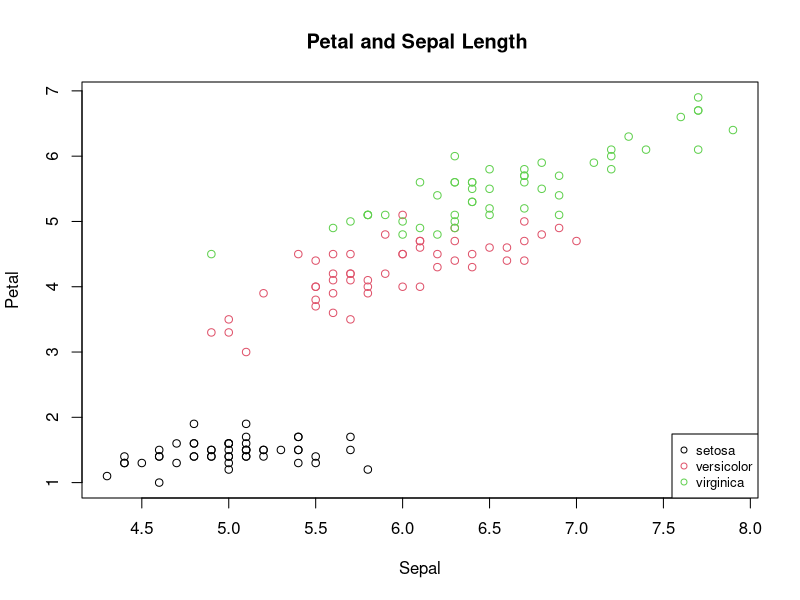
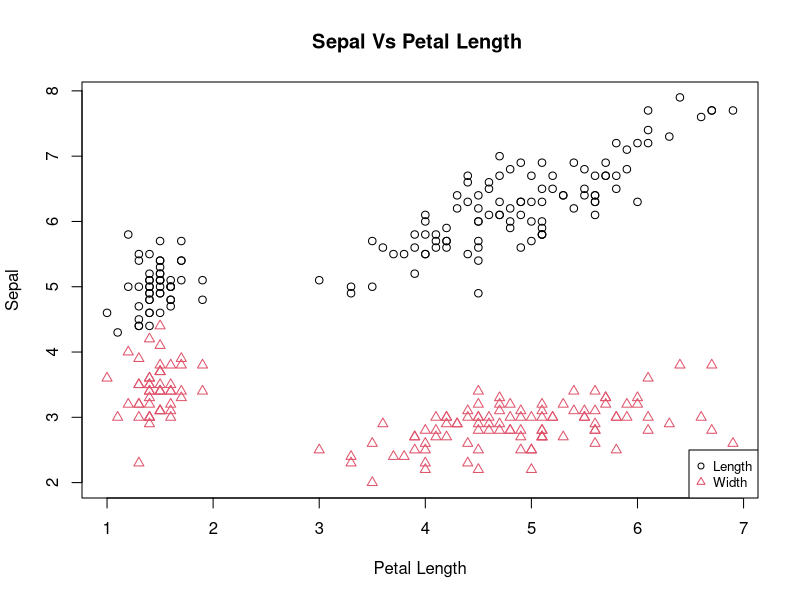
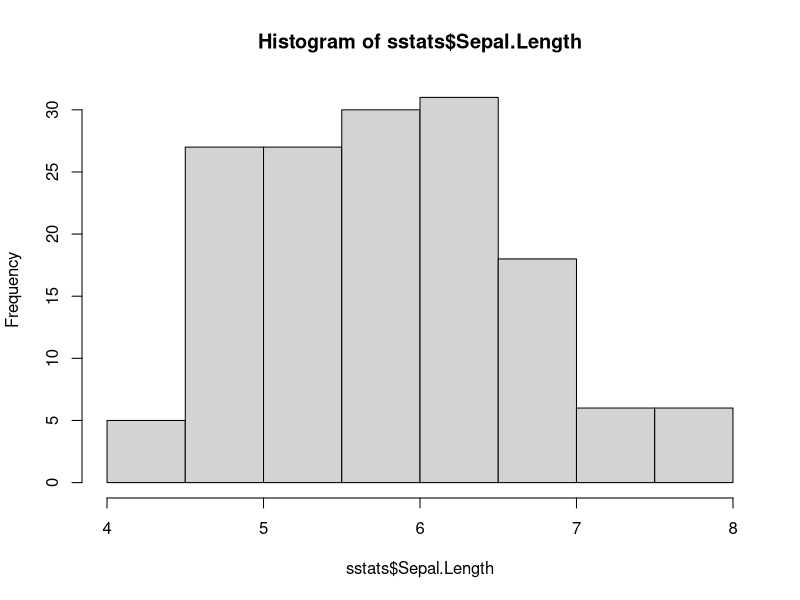
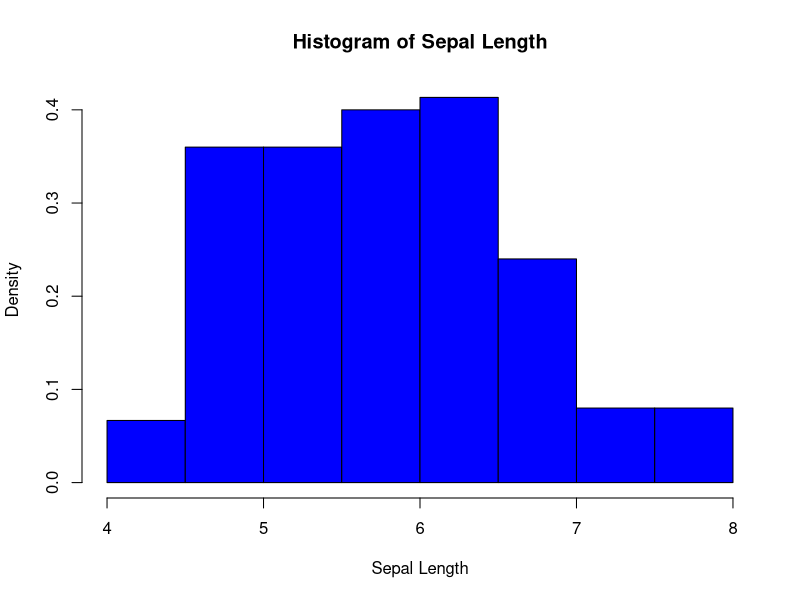
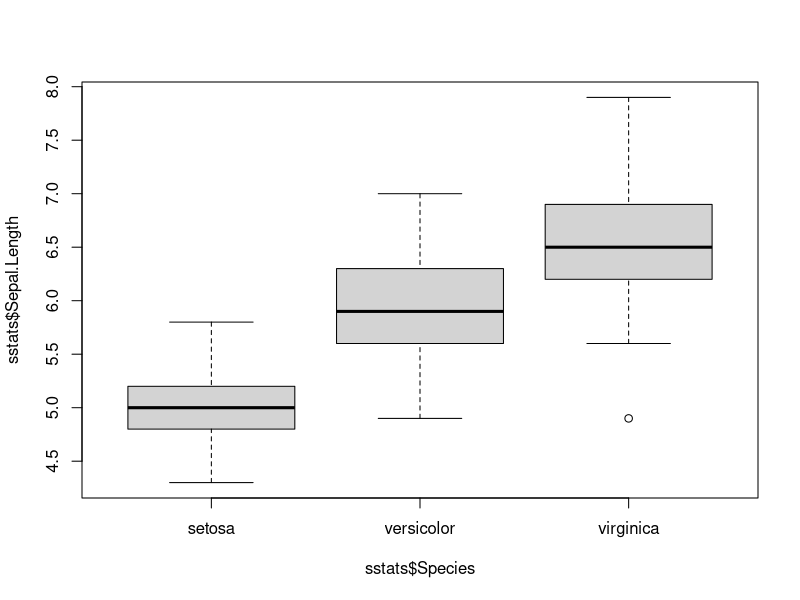
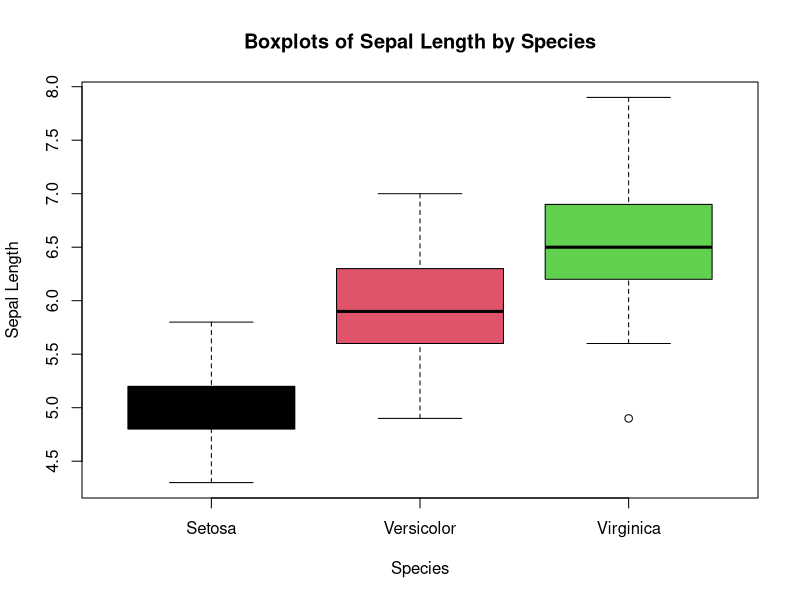
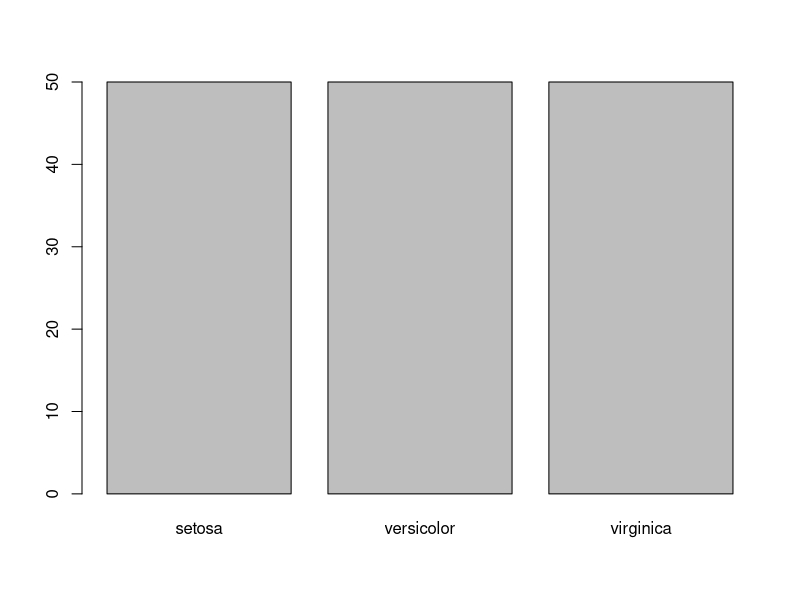
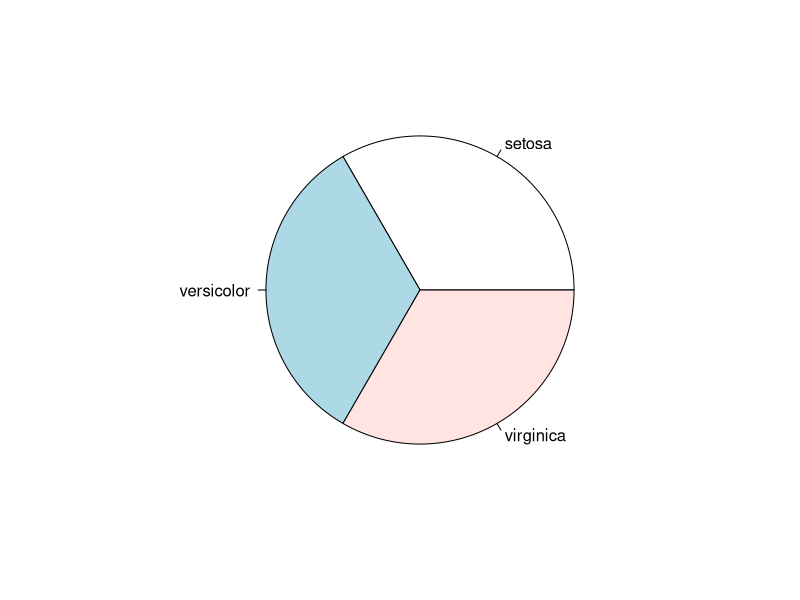

The R source for these figures, in order:
x <- c(4,3,-4,3)
sum(x)
exp(x)
median(x)
table(x)

abs(x)
x <- append(x, 2) ## ADD TOE ND OF VECTOR
cat(x) ##pRINT AGRS
diff(x)
y <- x
identical(x,y)
jitter(x) ## Add a small amount of noise to a numeric vector

ls() ### List objects of current environement
range(x)
rep(1,5)  
rev(x) ## Reverse
seq(1,10,0.4) #Sequence (1->10, spaced by 0.4)
sign(x)
sort(x)
order(x)
tolower("Hello")
toupper("Hello")

unique(x) ## Remove duplicate entries
vector(mode="logical",5)
rbind(x,y)
cbind(x,y)
?matrix
X <- matrix(x, nrow=6, ncol=2)
Y = cbind(X, c(1,1,5,1,1))

## Function to apply a function to the rows or columns of a matrix many times:
X 
Y
?apply
apply(X, MARGIN = 2, mean ) ## MARGIN=2 will get the mean of the columns
apply(Y, MARGIN = 1, mean ) ## MARGIN=1 will get the mean of the rows


## Can write functions:
myfunc <- function (arrg1,arg2,arg3){
  ## do something with arg1....
  ## return a value
}

a.simple.func <- function(arg1 = 0, arg2 = 0, arg3 = 1){ ##Can set the defaut values to sensible values, arg3 must be 1 to avoid div by zero error
  ## Warnings on errors
  if( arg3 == 0 ) stop( "arg3 gives division by zero" ) ## stops execution of the current expression and executes an error action
  # get ratios
  y1 <- arg1 / arg3
  y2 <- arg2 / arg3
  # make a return list
  ret <- list( ratios = c( y1,y2 ), denom = arg3)
  # return the list
  return( ret )
}
a.simple.func(4,6,2) ##Rerurns a list, the first item beng the ratios, the 2nd the denom
a.simple.func(4,6,2)$ratios
a.simple.func(4,6,2)$denom

# Write a function to take a vector and file name, plot a histogram to file in pdf
a.plot.func <- function( x = NULL, filename = NULL)
{
  if( is.null(x) | is.null( filename ) )
    stop("nn Give me decent arguments!")
  #plot the histogram
  hist( x )
  #print to file
  dev.copy2pdf( file = filename )
}

summary(X)
sd(X)
var(X)
range(x)
max(x)
min(x)
IQR(x)

table(X) # A frequency table of y can be obtained by table(y)
prop.table(X) # To get proportions in each category
100*prop.table( table(X) )# tO GET PROPORTIONS



sstats <- iris
summary(sstats)
# install.packages("psych")
library("psych")
describeBy(sstats$Sepal.Length, sstats$Species) # Descriptive statistics by group
species_tab <- table(sstats$Species)
prop.table(species_tab) ## Gives you proportion of each species


plot(sstats$Sepal.Length,sstats$Petal.Length,
     main="Petal and Sepal Length ",
     xlab="Sepal", ylab="Petal",
     col=sstats$Species )
legend('bottomright',
       legend = levels(sstats$Species),
       col = 1:3, cex = 0.8, pch = 1)



plot(sstats$Petal.Length,sstats$Sepal.Length,
     main="Sepal Vs Petal Length ",
     xlab="Petal Length", ylab="Sepal",
     col=1, pch=1,
     ylim =c(
       min(sstats$Sepal.Length,sstats$Sepal.Width),
       max(sstats$Sepal.Length,sstats$Sepal.Width)
     )
)
points(sstats$Petal.Length, sstats$Sepal.Width,
       col=2, pch=2
)
legend('bottomright', legend = c("Length", "Width"),
       col = 1:2, cex = 0.8, pch = 1:2
) 



hist(sstats$Sepal.Length)
hist(sstats$Sepal.Length, main="Histogram of Sepal Length", xlab="Sepal Length", col="blue",
     freq=FALSE)


boxplot(sstats$Sepal.Length~sstats$Species)
boxplot(sstats$Sepal.Length~sstats$Species, main="Boxplots of Sepal Length by Species",
        xlab="Species", ylab="Sepal Length", names=c("Setosa", "Versicolor", "Virginica"), col =1:3)


barplot(species_tab)
pie(species_tab)


par(mfrow=c(2,2)) ## Allows you to display 4 graphs (2x2)
hist(sstats$Sepal.Length)
hist(sstats$Sepal.Width)
barplot(species_tab)
pie(species_tab)
